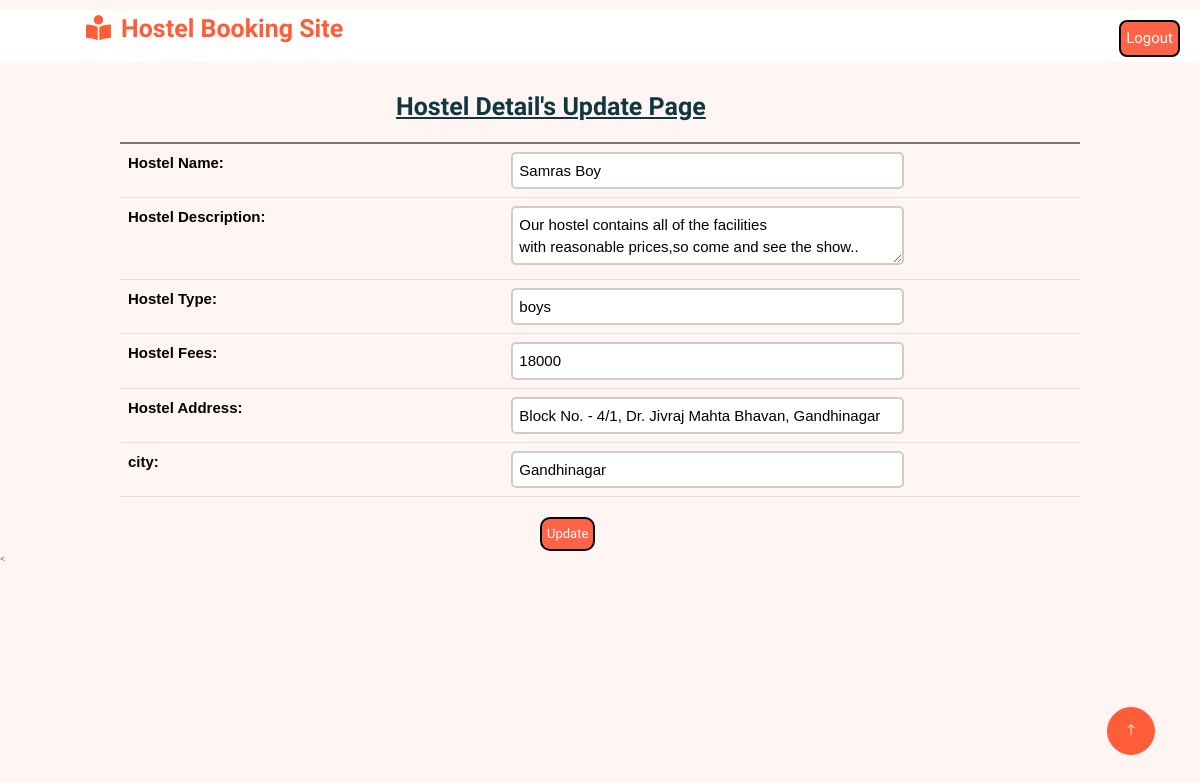
Page /management/hostel_update.php (signed in) on the committed database.
### tables this page shows
CREATE TABLE `hostel` (
  `hostel_id` int(3) NOT NULL,
  `hostel_name` varchar(70) NOT NULL,
  `hostel_description` varchar(200) NOT NULL,
  `hostel_type` varchar(7) NOT NULL,
  `hostel_fees` varchar(30) NOT NULL,
  `hostel_address` varchar(80) NOT NULL,
  `hostel_photo_id` varchar(100) NOT NULL,
  `hostel_photo_path` varchar(250) NOT NULL,
  `city` varchar(255) NOT NULL,
  `hostelowner_id` int(5) NOT NULL
);

### management/hostel_update.php (the view, shortened to what this page needs)
<!DOCTYPE html>
<html lang="en">
<head>
    <link rel="stylesheet" href="https://maxcdn.bootstrapcdn.com/bootstrap/3.4.0/css/bootstrap.min.css">
    <link href="https://cdn.jsdelivr.net/npm/bootstrap@5.3.2/dist/css/bootstrap.min.css" rel="stylesheet">
</head>
<body>
<a href="session_logout_student.php" class="nav-item nav-link float-end" style="margin-left:62%;margin-right:2rem;background-color:rgb(255,99,71);color:white;box-sizing:border-box;border:2px solid black;padding:5px;border-radius:8px;font-size:15px;margin-top:1rem;">Logout</a>
<?php
      $ownerid=$_SESSION['ownerid'];
      if($ownerid){
        $conn=mysqli_connect("localhost","root","","hms");
      }
      else{
        header("location:loginpagemain.php");
      }
        include("main2.php");
       $qry="select * from hostel where hostelowner_id = $ownerid";
       $result=mysqli_query($conn,$qry);
       if(mysqli_num_rows($result)>0)
       {
            while($row=mysqli_fetch_assoc($result)){
                $hid=$row['hostel_id'];
                $name=$row['hostel_name'];
               $descirptoin= $row['hostel_description'];
               $htype= $row['hostel_type'];
               $hfees= $row['hostel_fees'];
                $haddress=$row['hostel_address'];
                $city1=$row['city'];
            }
            if(isset($_POST['hname']))
            {
                $hname=mysqli_real_escape_string($conn,$_POST['hname']);
                $desc=$_POST['desc'];
                $type=$_POST['type'];
                $fees=$_POST['fees'];
                $add=$_POST['address'];
                $city=$_POST['city'];
            $sql = "UPDATE hostel SET hostel_name = '$hname', hostel_description = '$desc', hostel_type = '$type',  hostel_fees = '$fees' , hostel_address = '$add',  city = '$city' WHERE hostel_id = $hid";
                if(mysqli_query($conn,$sql)){
                    $update=$conn->affected_rows;
                    echo "<div style='border:2px solid black;width:50%;text-align:center;padding:15px;margin-left:25%;'><h1>$update,Record updated Successfully.</h1><br>";echo "<a style='background-color:green;color:black;border:2px solid black;padding:5px;' href='Hostel_details.php'>View Data</a></div>";
                }
                else{
                    echo "<h1>Error Updating Record.</h1>";
                }
            }
            else
            {
            echo "<h1 style='margin-left:33%;'><u>Hostel Detail's Update Page</u></h1>";
            echo "<form method='post' enctype='multipart/form-data' >";
            echo "   <table style='margin-left:auto;margin-right:auto;margin-top:2rem;border-top:2px solid;width:80%;' class='table'>";
                echo "<tr><th>Hostel Name:</th><td>
                <input type='text' id='' name='hname'  value='".$name."' style='width:70%;' required></td></tr>
               <tr> <th>Hostel Description:</th><td>
                <textarea id='pins' name='desc' style='width:70%;'row='3'cols=''14' required >". $descirptoin."</textarea></td></tr>
                <tr><th>Hostel Type:</th><td>
                <input type='text' id='pins' name='type' value='". $htype."' style='width:70%;' required></td></tr>
                <tr><th>Hostel Fees:</th><td>
                <input type='text' id='pins' name='fees'  value='". $hfees."' style='width:70%;' required></td></tr>
                <tr><th>Hostel Address:</th><td>
                <input type='text' id='pins' name='address'  value='". $haddress."' style='width:70%;' required></td></tr>
                <tr><th>city:</th><td>
                <input type='text' id='pins' name='city'  value='".$city1."' style='width:70%;' required></td>
                </tr>";
            echo "</table><input  type='submit' id='success' value='Update' style='border-radius:10px;margin-left:45%;padding:5px;font-size:13px;color:white;margin-top:10px;background-color:rgb(255,99,71);border:2px solid black;'>
             </form>";
            }
    }
    ?>
    <
</body>
</html>

### management/css/style.css (style rules this page uses)
:root { --primary: #FE5D37; --light: #FFF5F3; --dark: #103741; }
h1, h2, h3, h4, .h1, .h2, .h3, .h4, .display-1, .display-2, .display-3, .display-4, .display-5, .display-6 { font-family: 'Lobster Two', cursive; font-weight: 700; }

### management/hostel_update.php (style rules this page uses)
th,td { font-family:sans-serif; color:black; font-size:15px; }
input,textarea { border-radius:5px; padding:6px; box-sizing:border-box; border:2px solid #ccc; }

### rows in the picture
hostel: desc "Our hostel contains all of the facilities with reasonable prices,so come and see the show..", type "boys", fees "18000", address "Block No. - 4/1, Dr. Jivraj Mahta Bhavan, Gandhinagar", city "Gandhinagar"
